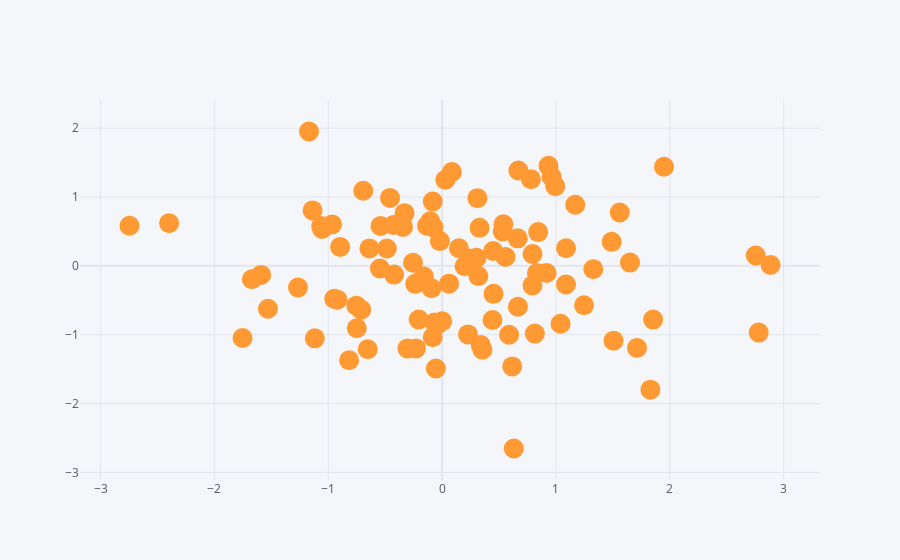

Notebook code for this chart:
### Code cell
df.iplot(kind='scatter', x='A', y='B', mode='markers', size=20)
